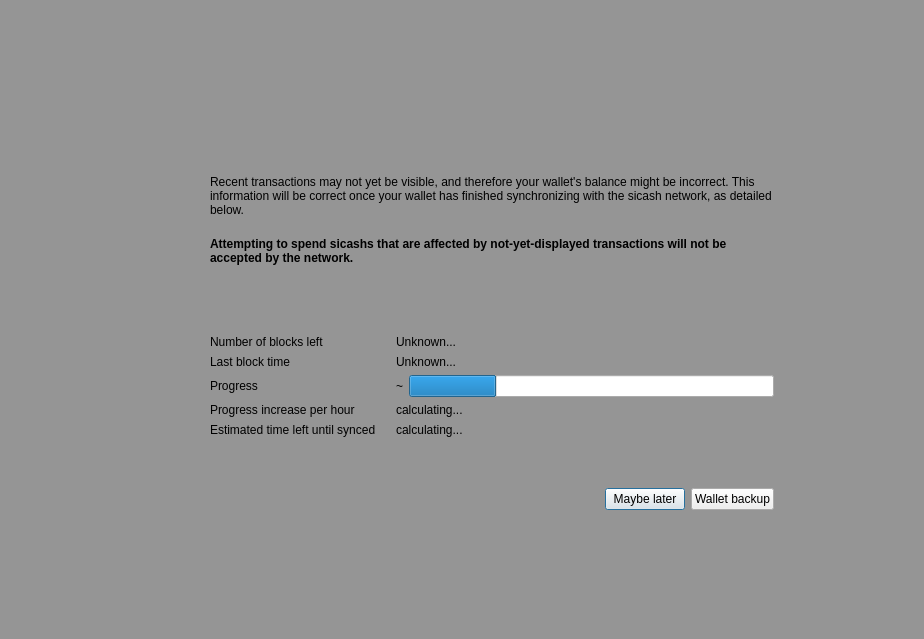
<?xml version="1.0" encoding="UTF-8"?>
<ui version="4.0">
 <class>ModalOverlay</class>
 <widget class="ModalOverlay" name="ModalOverlay">
  <property name="geometry">
   <rect>
    <x>0</x>
    <y>0</y>
    <width>924</width>
    <height>639</height>
   </rect>
  </property>
  <property name="windowTitle">
   <string>Form</string>
  </property>
  <layout class="QVBoxLayout" name="verticalLayout" stretch="0">
   <property name="sizeConstraint">
    <enum>QLayout::SetDefaultConstraint</enum>
   </property>
   <property name="leftMargin">
    <number>0</number>
   </property>
   <property name="topMargin">
    <number>0</number>
   </property>
   <property name="rightMargin">
    <number>0</number>
   </property>
   <property name="bottomMargin">
    <number>0</number>
   </property>
   <item>
    <widget class="QWidget" name="bgWidget" native="true">
     <property name="styleSheet">
      <string notr="true">#bgWidget { background: rgba(0,0,0,96); }</string>
     </property>
     <layout class="QVBoxLayout" name="verticalLayoutMain" stretch="0">
      <property name="leftMargin">
       <number>120</number>
      </property>
      <property name="topMargin">
       <number>120</number>
      </property>
      <property name="rightMargin">
       <number>120</number>
      </property>
      <property name="bottomMargin">
       <number>120</number>
      </property>
      <item>
       <widget class="QWidget" name="contentWidget" native="true">
        <layout class="QVBoxLayout" name="verticalLayout_3" stretch="1,0">
         <property name="spacing">
          <number>0</number>
         </property>
         <property name="leftMargin">
          <number>0</number>
         </property>
         <property name="topMargin">
          <number>0</number>
         </property>
         <property name="rightMargin">
          <number>0</number>
         </property>
         <property name="bottomMargin">
          <number>0</number>
         </property>
         <item>
          <widget class="QStackedWidget" name="stackedWidget">
           <property name="currentIndex">
            <number>0</number>
           </property>
           <widget class="QWidget" name="page">
            <layout class="QVBoxLayout" name="verticalLayout_2">
             <property name="spacing">
              <number>0</number>
             </property>
             <property name="leftMargin">
              <number>30</number>
             </property>
             <property name="topMargin">
              <number>10</number>
             </property>
             <property name="rightMargin">
              <number>30</number>
             </property>
             <property name="bottomMargin">
              <number>10</number>
             </property>
             <item>
              <spacer name="verticalSpacer_3">
               <property name="orientation">
                <enum>Qt::Vertical</enum>
               </property>
               <property name="sizeType">
                <enum>QSizePolicy::Expanding</enum>
               </property>
               <property name="sizeHint" stdset="0">
                <size>
                 <width>20</width>
                 <height>40</height>
                </size>
               </property>
              </spacer>
             </item>
             <item>
              <layout class="QHBoxLayout" name="horizontalLayoutIconText" stretch="0,1">
               <property name="spacing">
                <number>20</number>
               </property>
               <property name="topMargin">
                <number>20</number>
               </property>
               <item>
                <layout class="QVBoxLayout" name="verticalLayoutIcon">
                 <item>
                  <widget class="QPushButton" name="warningIcon">
                   <property name="enabled">
                    <bool>false</bool>
                   </property>
                   <property name="text">
                    <string/>
                   </property>
                   <property name="iconSize">
                    <size>
                     <width>48</width>
                     <height>48</height>
                    </size>
                   </property>
                   <property name="flat">
                    <bool>true</bool>
                   </property>
                  </widget>
                 </item>
                 <item>
                  <spacer name="verticalSpacerWarningIcon">
                   <property name="orientation">
                    <enum>Qt::Vertical</enum>
                   </property>
                   <property name="sizeHint" stdset="0">
                    <size>
                     <width>20</width>
                     <height>40</height>
                    </size>
                   </property>
                  </spacer>
                 </item>
                </layout>
               </item>
               <item>
                <layout class="QVBoxLayout" name="verticalLayoutInfoText">
                 <property name="leftMargin">
                  <number>0</number>
                 </property>
                 <property name="topMargin">
                  <number>0</number>
                 </property>
                 <item>
                  <widget class="QLabel" name="infoText">
                   <property name="text">
                    <string>Recent transactions may not yet be visible, and therefore your wallet's balance might be incorrect. This information will be correct once your wallet has finished synchronizing with the sicash network, as detailed below.</string>
                   </property>
                   <property name="textFormat">
                    <enum>Qt::RichText</enum>
                   </property>
                   <property name="wordWrap">
                    <bool>true</bool>
                   </property>
                  </widget>
                 </item>
                 <item>
                  <widget class="QLabel" name="infoTextStrong">
                   <property name="font">
                    <font>
                     <weight>75</weight>
                     <bold>true</bold>
                    </font>
                   </property>
                   <property name="text">
                    <string>Attempting to spend sicashs that are affected by not-yet-displayed transactions will not be accepted by the network.</string>
                   </property>
                   <property name="textFormat">
                    <enum>Qt::RichText</enum>
                   </property>
                   <property name="wordWrap">
                    <bool>true</bool>
                   </property>
                  </widget>
                 </item>
                 <item>
                  <spacer name="verticalSpacerInTextSpace">
                   <property name="orientation">
                    <enum>Qt::Vertical</enum>
                   </property>
                   <property name="sizeHint" stdset="0">
                    <size>
                     <width>20</width>
                     <height>40</height>
                    </size>
                   </property>
                  </spacer>
                 </item>
                 <item>
                  <layout class="QFormLayout" name="formLayout">
                   <property name="fieldGrowthPolicy">
                    <enum>QFormLayout::ExpandingFieldsGrow</enum>
                   </property>
                   <property name="horizontalSpacing">
                    <number>20</number>
                   </property>
                   <property name="verticalSpacing">
                    <number>6</number>
                   </property>
                   <property name="topMargin">
                    <number>10</number>
                   </property>
                   <item row="0" column="0">
                    <widget class="QLabel" name="labelNumberOfBlocksLeft">
                     <property name="font">
                      <font>
                       <weight>50</weight>
                       <bold>false</bold>
                      </font>
                     </property>
                     <property name="text">
                      <string>Number of blocks left</string>
                     </property>
                    </widget>
                   </item>
                   <item row="0" column="1">
                    <widget class="QLabel" name="numberOfBlocksLeft">
                     <property name="sizePolicy">
                      <sizepolicy hsizetype="Expanding" vsizetype="Preferred">
                       <horstretch>0</horstretch>
                       <verstretch>0</verstretch>
                      </sizepolicy>
                     </property>
                     <property name="text">
                      <string>Unknown...</string>
                     </property>
                    </widget>
                   </item>
                   <item row="1" column="0">
                    <widget class="QLabel" name="labelLastBlockTime">
                     <property name="font">
                      <font>
                       <weight>50</weight>
                       <bold>false</bold>
                      </font>
                     </property>
                     <property name="text">
                      <string>Last block time</string>
                     </property>
                    </widget>
                   </item>
                   <item row="1" column="1">
                    <widget class="QLabel" name="newestBlockDate">
                     <property name="sizePolicy">
                      <sizepolicy hsizetype="Expanding" vsizetype="Preferred">
                       <horstretch>0</horstretch>
                       <verstretch>0</verstretch>
                      </sizepolicy>
                     </property>
                     <property name="text">
                      <string>Unknown...</string>
                     </property>
                    </widget>
                   </item>
                   <item row="2" column="0">
                    <widget class="QLabel" name="labelSyncDone">
                     <property name="font">
                      <font>
                       <weight>50</weight>
                       <bold>false</bold>
                      </font>
                     </property>
                     <property name="text">
                      <string>Progress</string>
                     </property>
                    </widget>
                   </item>
                   <item row="2" column="1">
                    <layout class="QHBoxLayout" name="horizontalLayoutSync" stretch="0,1">
                     <property name="spacing">
                      <number>6</number>
                     </property>
                     <item>
                      <widget class="QLabel" name="percentageProgress">
                       <property name="text">
                        <string notr="true">~</string>
                       </property>
                      </widget>
                     </item>
                     <item>
                      <widget class="QProgressBar" name="progressBar">
                       <property name="value">
                        <number>24</number>
                       </property>
                       <property name="format">
                        <string/>
                       </property>
                      </widget>
                     </item>
                    </layout>
                   </item>
                   <item row="4" column="0">
                    <widget class="QLabel" name="labelProgressIncrease">
                     <property name="font">
                      <font>
                       <weight>50</weight>
                       <bold>false</bold>
                      </font>
                     </property>
                     <property name="text">
                      <string>Progress increase per hour</string>
                     </property>
                    </widget>
                   </item>
                   <item row="4" column="1">
                    <widget class="QLabel" name="progressIncreasePerH">
                     <property name="sizePolicy">
                      <sizepolicy hsizetype="Expanding" vsizetype="Preferred">
                       <horstretch>0</horstretch>
                       <verstretch>0</verstretch>
                      </sizepolicy>
                     </property>
                     <property name="text">
                      <string>calculating...</string>
                     </property>
                    </widget>
                   </item>
                   <item row="5" column="0">
                    <widget class="QLabel" name="labelEstimatedTimeLeft">
                     <property name="font">
                      <font>
                       <weight>50</weight>
                       <bold>false</bold>
                      </font>
                     </property>
                     <property name="text">
                      <string>Estimated time left until synced</string>
                     </property>
                    </widget>
                   </item>
                   <item row="5" column="1">
                    <widget class="QLabel" name="expectedTimeLeft">
                     <property name="sizePolicy">
                      <sizepolicy hsizetype="Expanding" vsizetype="Preferred">
                       <horstretch>0</horstretch>
                       <verstretch>0</verstretch>
                      </sizepolicy>
                     </property>
                     <property name="text">
                      <string>calculating...</string>
                     </property>
                    </widget>
                   </item>
                  </layout>
                 </item>
                </layout>
               </item>
              </layout>
             </item>
             <item>
              <spacer name="verticalSpacer_4">
               <property name="orientation">
                <enum>Qt::Vertical</enum>
               </property>
               <property name="sizeHint" stdset="0">
                <size>
                 <width>20</width>
                 <height>40</height>
                </size>
               </property>
              </spacer>
             </item>
            </layout>
           </widget>
           <widget class="QWidget" name="page_2">
            <layout class="QVBoxLayout" name="verticalLayout_4">
             <property name="spacing">
              <number>15</number>
             </property>
             <property name="leftMargin">
              <number>30</number>
             </property>
             <property name="topMargin">
              <number>0</number>
             </property>
             <property name="rightMargin">
              <number>30</number>
             </property>
             <property name="bottomMargin">
              <number>0</number>
             </property>
             <item>
              <spacer name="verticalSpacer_2">
               <property name="orientation">
                <enum>Qt::Vertical</enum>
               </property>
               <property name="sizeHint" stdset="0">
                <size>
                 <width>20</width>
                 <height>40</height>
                </size>
               </property>
              </spacer>
             </item>
             <item>
              <layout class="QGridLayout" name="gridLayout">
               <item row="0" column="1">
                <widget class="QLabel" name="labelNote">
                 <property name="layoutDirection">
                  <enum>Qt::LeftToRight</enum>
                 </property>
                 <property name="text">
                  <string>Wallet backup prompt</string>
                 </property>
                 <property name="alignment">
                  <set>Qt::AlignLeading|Qt::AlignLeft|Qt::AlignVCenter</set>
                 </property>
                </widget>
               </item>
               <item row="1" column="1">
                <widget class="QLabel" name="labelMessage">
                 <property name="text">
                  <string>Please backup your wallet as soon as possible.
Please make sure to keep an updated antivirus and operating system. We can not recover Your funds if you visit phishing site or lose your backup. Please make sure to keep backups of your private keys or files. We do not store your private keys on this wallet. And you as a user, are entirely responsible for your funds and your own security.</string>
                 </property>
                 <property name="alignment">
                  <set>Qt::AlignLeading|Qt::AlignLeft|Qt::AlignVCenter</set>
                 </property>
                 <property name="wordWrap">
                  <bool>true</bool>
                 </property>
                </widget>
               </item>
               <item row="0" column="0">
                <widget class="QPushButton" name="warningIconBackup">
                 <property name="enabled">
                  <bool>false</bool>
                 </property>
                 <property name="sizePolicy">
                  <sizepolicy hsizetype="Fixed" vsizetype="Fixed">
                   <horstretch>0</horstretch>
                   <verstretch>0</verstretch>
                  </sizepolicy>
                 </property>
                 <property name="minimumSize">
                  <size>
                   <width>30</width>
                   <height>30</height>
                  </size>
                 </property>
                 <property name="maximumSize">
                  <size>
                   <width>30</width>
                   <height>30</height>
                  </size>
                 </property>
                 <property name="text">
                  <string/>
                 </property>
                 <property name="iconSize">
                  <size>
                   <width>30</width>
                   <height>30</height>
                  </size>
                 </property>
                 <property name="flat">
                  <bool>true</bool>
                 </property>
                </widget>
               </item>
               <item row="1" column="0">
                <spacer name="horizontalSpacer_2">
                 <property name="orientation">
                  <enum>Qt::Horizontal</enum>
                 </property>
                 <property name="sizeType">
                  <enum>QSizePolicy::Fixed</enum>
                 </property>
                 <property name="sizeHint" stdset="0">
                  <size>
                   <width>30</width>
                   <height>20</height>
                  </size>
                 </property>
                </spacer>
               </item>
              </layout>
             </item>
             <item>
              <spacer name="verticalSpacer">
               <property name="orientation">
                <enum>Qt::Vertical</enum>
               </property>
               <property name="sizeType">
                <enum>QSizePolicy::Expanding</enum>
               </property>
               <property name="sizeHint" stdset="0">
                <size>
                 <width>20</width>
                 <height>40</height>
                </size>
               </property>
              </spacer>
             </item>
            </layout>
           </widget>
          </widget>
         </item>
         <item>
          <widget class="QWidget" name="buttonsContainerWhite" native="true">
           <layout class="QHBoxLayout" name="horizontalLayout">
            <property name="leftMargin">
             <number>30</number>
            </property>
            <property name="topMargin">
             <number>15</number>
            </property>
            <property name="rightMargin">
             <number>30</number>
            </property>
            <item>
             <spacer name="horizontalSpacer">
              <property name="orientation">
               <enum>Qt::Horizontal</enum>
              </property>
              <property name="sizeHint" stdset="0">
               <size>
                <width>40</width>
                <height>20</height>
               </size>
              </property>
             </spacer>
            </item>
            <item>
             <widget class="QPushButton" name="closeButton">
              <property name="focusPolicy">
               <enum>Qt::StrongFocus</enum>
              </property>
              <property name="text">
               <string>Maybe later</string>
              </property>
              <property name="default">
               <bool>true</bool>
              </property>
             </widget>
            </item>
            <item>
             <widget class="QPushButton" name="walletBackupButton">
              <property name="text">
               <string>Wallet backup</string>
              </property>
             </widget>
            </item>
           </layout>
          </widget>
         </item>
        </layout>
       </widget>
      </item>
     </layout>
    </widget>
   </item>
  </layout>
 </widget>
 <customwidgets>
  <customwidget>
   <class>ModalOverlay</class>
   <extends>QWidget</extends>
   <header>qt/modaloverlay.h</header>
   <container>1</container>
  </customwidget>
 </customwidgets>
 <resources/>
 <connections/>
</ui>
